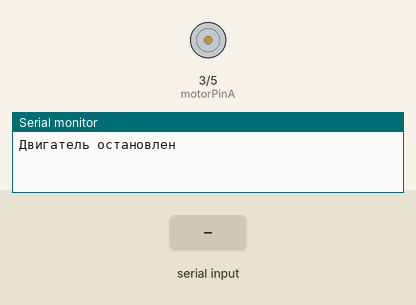
The sketch below on a simulated Arduino Uno, built with avr-gcc and run on an emulated ATmega328P. Parts: motor-driver pin pairs drawn as motors (green arrow = first pin HIGH = forward, orange = second pin HIGH = backward, longer = more drive), the last lines printed to the serial monitor. The inputs (shaded band) are chosen by the test bench.

Above: at 1.2 s.
1.3 s: "f90\n" received over Serial
At 1.9 s:
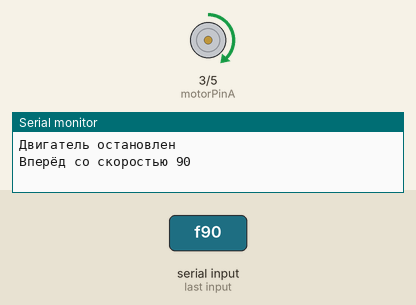
2.8 s: "b90\n" received over Serial
At 4.2 s:
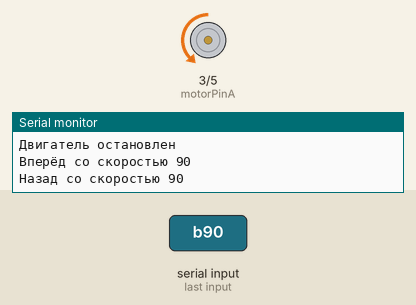
Timing chart, 0 to 5.8 s (numbered marks = the images above; inputs shaded):
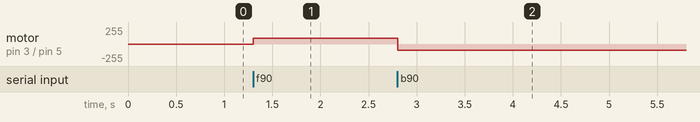

Measured:
- after the input at 1.3 s, motor on pin 3 (motorPinA) / pin 5 (motorPinB): stopped → forward 90/255 at once
- after the input at 2.8 s, motor on pin 3 (motorPinA) / pin 5 (motorPinB): forward 90/255 → backward 90/255 at once

The sketch:

main.ino
```cpp
const int motorPinA = 3;
const int motorPinB = 5;

 void setup() {
  pinMode(motorPinA, OUTPUT);
  pinMode(motorPinB, OUTPUT);
  Serial.begin(9600);
  stopMotor();
}

void loop() {
  if (Serial.available()) {
    String input = Serial.readStringUntil('\n');
    input.trim();

    if (input.length() < 2) {
      Serial.println("Некорректная команда.");
      return;
    }

    char command = input.charAt(0);
    int speed = input.substring(1).toInt();

    switch (command) {
      case 'f':
        setMotorForward(speed);
        break;
      case 'b':
        setMotorBackward(speed);
        break;
      case 's':
        stopMotor();
        break;
      default:
        Serial.println("Неизвестная команда. Используйте f/b/s + скорость");
        break;
    }
  }
}

 void setMotorForward(int speed) {
  speed = constrain(speed, 0, 255);
  analogWrite(motorPinA, speed);
  analogWrite(motorPinB, 0);
  Serial.print("Вперёд со скоростью ");
  Serial.println(speed);
}

void setMotorBackward(int speed) {
  speed = constrain(speed, 0, 255);
  analogWrite(motorPinA, 0);
  analogWrite(motorPinB, speed);
  Serial.print("Назад со скоростью ");
  Serial.println(speed);
}

void stopMotor() {
  analogWrite(motorPinA, 0);
  analogWrite(motorPinB, 0);
  Serial.println("Двигатель остановлен");
}
```
